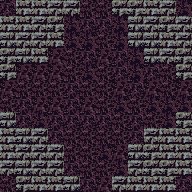

Rendered tile map (Tiled .tmx) drawn with the repository's tilesets; below, a short description and the full map source, tile grids included:
An orthogonal 12x12 tile map with 16x16 px tiles, 1 tile layer (tile) and 19 objects.

<map version="1.0" tiledversion="1.1.2" orientation="orthogonal" renderorder="right-down" width="12" height="12" tilewidth="16" tileheight="16" infinite="0" nextobjectid="75">
 <tileset firstgid="1" source="tileset.tsx" />
 <layer name="tile" width="12" height="12">
  <data encoding="csv">
6,3,3,2,2,9,9,4,4,3,2,8,
3,3,2,4,8,6,6,8,5,2,4,2,
5,2,2,3,8,8,9,8,5,5,3,2,
4,5,3,7,9,6,7,6,8,5,2,4,
4,7,7,7,9,8,9,6,8,6,9,4,
7,9,9,9,6,9,9,7,6,7,9,7,
9,6,7,7,6,7,9,8,9,8,8,8,
5,6,8,6,6,6,6,9,6,9,8,4,
3,5,2,6,9,9,9,9,6,2,3,3,
3,2,2,2,9,9,8,7,5,4,3,3,
2,5,2,2,6,9,9,8,2,4,4,3,
9,4,3,3,5,6,7,2,3,3,3,6
</data>
 </layer>
 <objectgroup name="furniture">
  <object id="55" gid="52" x="48" y="64" width="16" height="16" />
  <object id="56" gid="52" x="128" y="64" width="16" height="16" />
  <object id="57" gid="52" x="128" y="144" width="16" height="16" />
  <object id="58" gid="52" x="48" y="144" width="16" height="16" />
  <object id="59" gid="52" x="16" y="128" width="16" height="16" />
  <object id="60" gid="52" x="64" y="176" width="16" height="16" />
  <object id="61" gid="52" x="112" y="176" width="16" height="16" />
  <object id="62" gid="52" x="160" y="128" width="16" height="16" />
  <object id="63" gid="52" x="160" y="80" width="16" height="16" />
  <object id="64" gid="52" x="112" y="32" width="16" height="16" />
  <object id="65" gid="52" x="64" y="32" width="16" height="16" />
  <object id="66" gid="52" x="16" y="80" width="16" height="16" />
 </objectgroup>
 <objectgroup name="creature">
  <object id="67" gid="250" x="144" y="112" width="16" height="16">
   <properties>
    <property name="probability" type="int" value="8" />
   </properties>
  </object>
  <object id="68" gid="255" x="80" y="64" width="16" height="16">
   <properties>
    <property name="probability" type="int" value="8" />
   </properties>
  </object>
  <object id="69" gid="248" x="32" y="112" width="16" height="16">
   <properties>
    <property name="probability" type="int" value="8" />
   </properties>
  </object>
  <object id="71" gid="246" x="128" y="96" width="16" height="16">
   <properties>
    <property name="probability" type="int" value="20" />
   </properties>
  </object>
  <object id="72" gid="252" x="96" y="32" width="16" height="16">
   <properties>
    <property name="probability" type="int" value="8" />
   </properties>
  </object>
  <object id="73" gid="252" x="64" y="128" width="16" height="16">
   <properties>
    <property name="probability" type="int" value="20" />
   </properties>
  </object>
  <object id="74" gid="252" x="96" y="176" width="16" height="16">
   <properties>
    <property name="probability" type="int" value="8" />
   </properties>
  </object>
 </objectgroup>
 <objectgroup name="description" />
</map>
